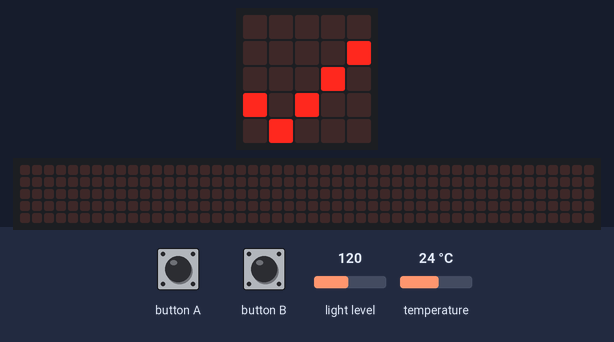
Bench run of a program on a simulated BBC micro:bit (MakeCode). Parts: the board's 5×5 LED display, a strip that is not on the board, showing the scrolling text unrolled. The inputs (shaded band) are chosen by the test bench; at power-on: temperature 24 °C, light level 120. The 48×5 strip is a reading aid, not a part: it shows the text the display is scrolling, unrolled, one strip-width of it at a time.

Above: at 1.8 s.
1.9 s: button A pressed for 0.15 s
At 2.12 s:
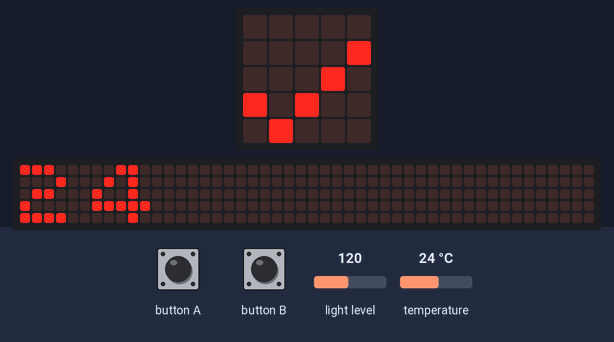
2.6 s: temperature set to 12 °C
At 5.4 s:
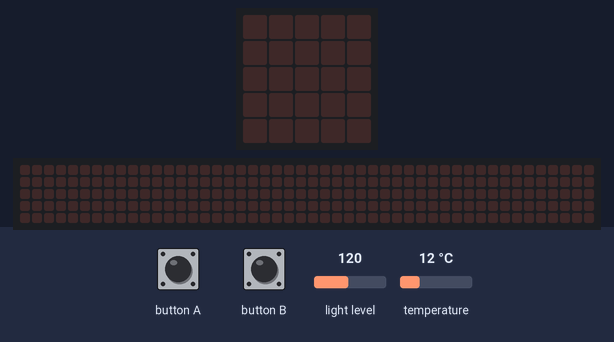
5.6 s: button B pressed for 0.15 s
At 5.9 s:
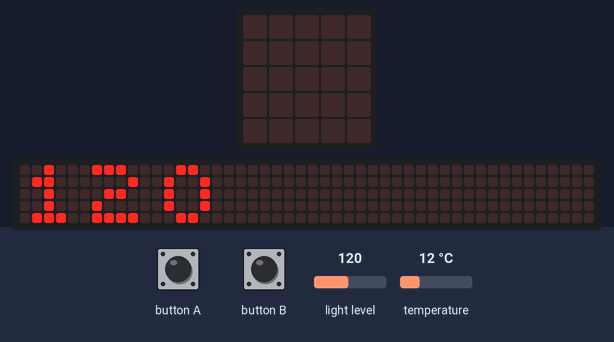
6.3 s: temperature set to 19 °C
9.3 s: temperature set to 28 °C
Timing chart, 0 to 12.3 s (numbered marks = the images above; inputs shaded):
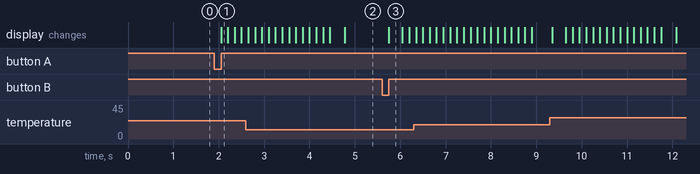

Measured:
- after the input at 1.9 s, the display: changes after 0.15 s (image 1)
- after the input at 5.6 s, the display: changes after 0.15 s (image 3)

The program:

main.ts
```typescript
input.onButtonPressed(Button.A, function () {
    while (true) {
        basic.showNumber(input.temperature())
        basic.pause(2000)
    }
})
input.onButtonPressed(Button.B, function () {
    basic.showNumber(input.lightLevel())
    basic.pause(2000)
})
basic.showIcon(IconNames.Yes)
basic.forever(function () {

})
```

test.ts
```typescript
// 在這裡測試；當此封包作為擴充功能時，將不會編譯此內容。
```
